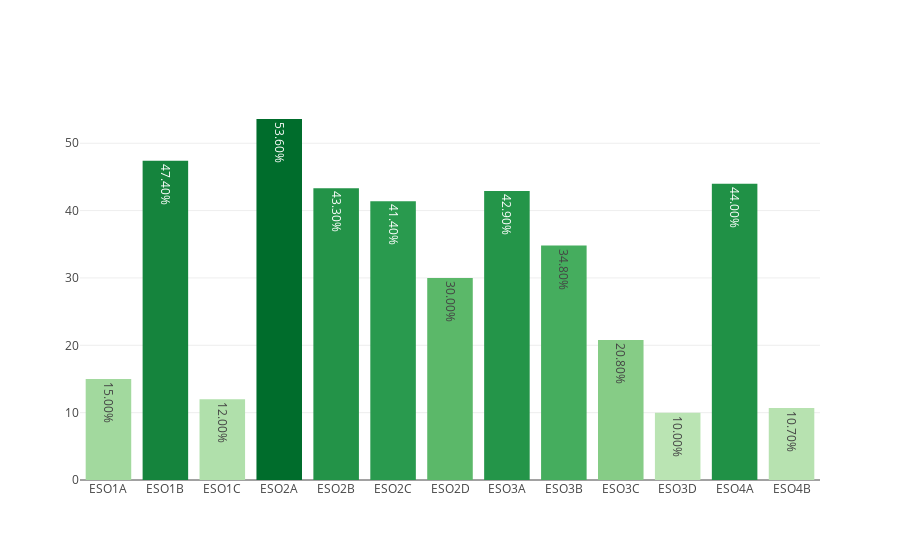

The cell this chart's notebook holds for it:
### Markdown cell above
## ESO

### Code cell
dfc_ESO = loaders.get_data_by_stages(dfc, 'ESO')
myplotly.bar_simple(dfc_ESO.index, dfc_ESO['éxito'])

### Figure 1 — Plotly figure (JSON) as saved in the notebook; plotly's stock layout.template omitted (floating-point values rounded to 4 significant figures)
{"data": [{"hoverinfo": "x+text", "marker": {"color": [15, 47.4, 12, 53.6, 43.3, 41.4, 30, 42.9, 34.8, 20.8, 10, 44, 10.7], "colorscale": [[0, "rgb(186,228,179)"], [0.3333, "rgb(116,196,118)"], [0.6667, "rgb(49,163,84)"], [1, "rgb(0,109,44)"]]}, "text": ["15.00%", "47.40%", "12.00%", "53.60%", "43.30%", "41.40%", "30.00%", "42.90%", "34.80%", "20.80%", "10.00%", "44.00%", "10.70%"], "type": "bar", "uid": "484be3a7-571b-4188-af90-85ec6f6baaad", "x": ["ESO1A", "ESO1B", "ESO1C", "ESO2A", "ESO2B", "ESO2C", "ESO2D", "ESO3A", "ESO3B", "ESO3C", "ESO3D", "ESO4A", "ESO4B"], "y": [15, 47.4, 12, 53.6, 43.3, 41.4, 30, 42.9, 34.8, 20.8, 10, 44, 10.7]}], "layout": {"title": {"text": ""}}}
